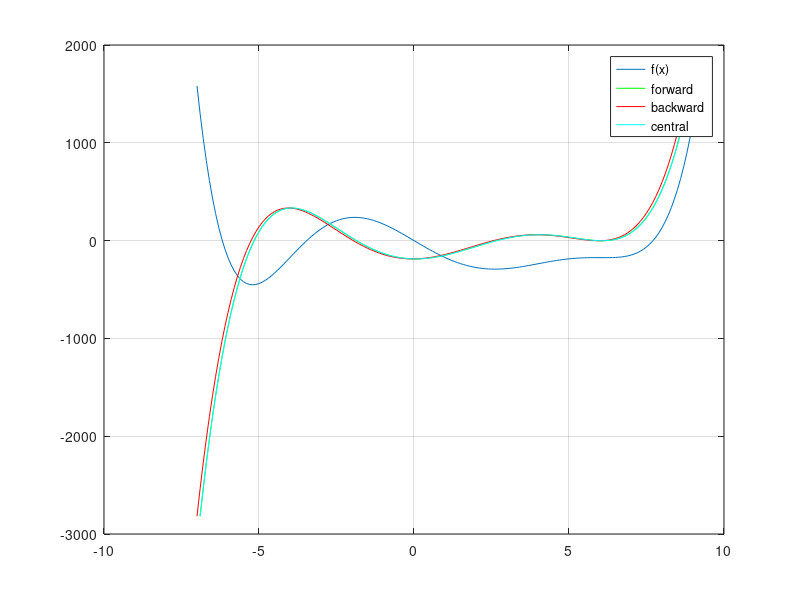

Write MATLAB code to recreate this figure.
% Differentiating a function
function main
    pause(1)
    figure
    x = -7:0.1:9;
    f = polyval([0.0333,-0.3,-1.3333,16,0,-187.2,0], x);
    plot(x, f)
    grid on, hold on
    df = diff(f)./diff(x);
    plot(x(2:end), df, 'g')
    plot(x(1:end-1), df, 'r')
    xm = (x(2:end)+x(2:end)) / 2;
    plot(xm, df, 'c')
    grid on
    legend({'f(x)', 'forward', 'backward', 'central'})
end
